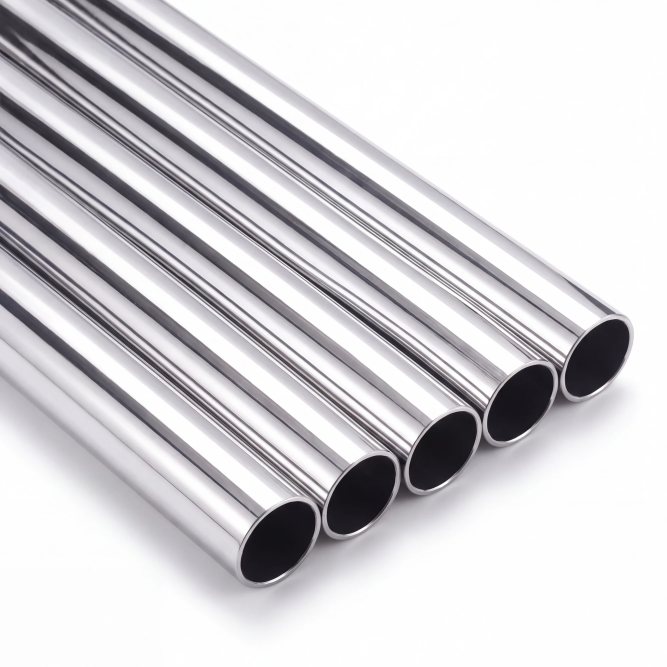
#> input picture amazon-aplus/hauptbild-basis.webp, 2000 x 2000 px (shown at 1/3 size)
$ python build_aplus.py
#> lines starting #> are read from the running program, lines starting #| are printed output that depends on the picture; after the words box and inside, x2 and y2 are one past the last pixel; in counts of white or black regions, pixels touching at a corner belong together
"""A+-Bilder für das Chromrohr (Amazon). Ausgabe: banner, col1-4, passform, wide (JPG)."""
import math
import numpy as np
from PIL import Image, ImageDraw, ImageFont, ImageFilter

IB = '/usr/share/fonts/opentype/inter/Inter-Bold.otf'
IS = '/usr/share/fonts/opentype/inter/Inter-SemiBold.otf'
IR = '/usr/share/fonts/opentype/inter/Inter-Regular.otf'
NAVY = (31, 58, 95); INK = (34, 34, 34); MUTED = (96, 104, 114)
base = Image.open('hauptbild-basis.webp').convert('RGB')
#> base is the input picture: PIL image 2000x2000 RGB; mean R, G, B 210.9, 209.3, 212.5


def font(p, s):
    return ImageFont.truetype(p, s)


def save(im, name, q=93):
    im.convert('RGB').save(name + '.jpg', quality=q)


def bgrad(w, h, a=246, b=232):
    y = np.linspace(0, 1, h)[:, None]
    v = (a - (a - b) * y ** 1.3) * np.ones((1, w))
    return Image.fromarray(np.stack([v, v, v + 1], -1).clip(0, 255).astype(np.uint8))


def env(phi):
    v = 0.58 + 0.12 * np.cos(phi - 0.6)
    v += 0.40 * np.exp(-((phi - 1.0) / 0.40) ** 2)
    v += 0.30 * np.exp(-((phi + 0.85) / 0.30) ** 2)
    v -= 0.46 * np.exp(-((phi - 0.05) / 0.18) ** 2)
    v -= 0.28 * np.exp(-((phi + 1.9) / 0.28) ** 2)
    v -= 0.24 * np.exp(-((phi - 2.5) / 0.24) ** 2)
    return np.clip(v, 0.08, 1.0)


def tube_strip(L, D):
    """horizontales Chromrohr als RGB-Array (D x L)."""
    ys = (np.arange(D) + 0.5 - D / 2) / (D / 2)
    th = np.arcsin(np.clip(ys, -1, 1))
    sh = env(2 * th)[:, None] * np.ones((1, L))
    sh *= 1 + 0.04 * np.sin(np.linspace(0, 8, L))[None, :]
    return np.stack([sh * 236 + 14, sh * 238 + 15, sh * 244 + 11], -1).clip(0, 255)


def paste_tube(im, x, y, L, D, openend=True):
    arr = np.array(im).astype(np.float32)
    strip = tube_strip(L, D)
    # Silhouette (abgerundete Kanten durch Alpha)
    yy = (np.arange(D) + 0.5 - D / 2) / (D / 2)
    al = np.clip((1 - np.abs(yy)) * D / 2 / 1.5, 0, 1)[:, None] * np.ones((1, L))
    # Schatten
    sh = Image.new('L', im.size, 0)
    ImageDraw.Draw(sh).rectangle([x + 6, y + D * 0.78, x + L - 6, y + D * 1.02], fill=255)
    sh = np.array(sh.filter(ImageFilter.GaussianBlur(D * 0.14))).astype(np.float32) / 255
    arr *= (1 - 0.22 * sh[..., None])
    reg = arr[y:y + D, x:x + L]
    arr[y:y + D, x:x + L] = reg * (1 - al[..., None]) + strip * al[..., None]
    out = Image.fromarray(arr.clip(0, 255).astype(np.uint8))
    if openend:
        d = ImageDraw.Draw(out)
        rx = D * 0.17
        d.ellipse([x - rx, y, x + rx, y + D], fill=(226, 228, 232))
        d.ellipse([x - rx * 0.62, y + D * 0.09, x + rx * 0.62, y + D * 0.91], fill=(14, 14, 16))
    return out


# ---------- Banner 1940x1200 ----------
b = base.crop((0, 380, 2000, 380 + 1237)).resize((1940, 1200), Image.LANCZOS)
save(b, 'banner')

# ---------- Spalte 1: drei Längen ----------
S = 2
W = H = 440 * S
im = bgrad(W, H)
D = 62 * S
pxcm = 4.1 * S
lengths = [75, 50, 35]
y0 = 118 * S
for i, cm in enumerate(lengths):
    L = int(cm * pxcm)
    im = paste_tube(im, 40 * S, y0 + i * 100 * S, L, D)
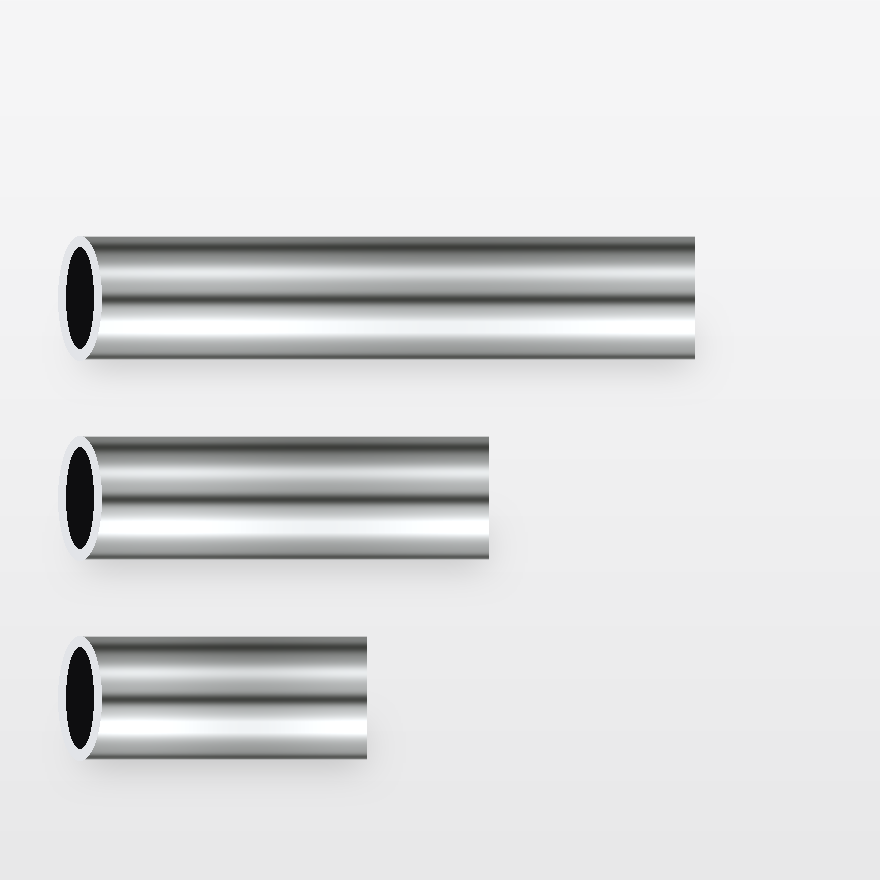
#> im: PIL image 880x880 RGB; mean R, G, B 221.8, 222.2, 223
d = ImageDraw.Draw(im)
f = font(IS, 22 * S)
for i, cm in enumerate(lengths):
    L = int(cm * pxcm)
    d.text((40 * S + L + 14 * S, y0 + i * 100 * S + D / 2 - 15 * S), f'{cm} cm', font=f, fill=INK)
d.text((40 * S, 36 * S), 'Drei Längen', font=font(IB, 34 * S), fill=NAVY)
d.text((40 * S, 78 * S), 'Systemmaß 350 · 500 · 750 mm', font=font(IR, 19 * S), fill=MUTED)
save(im.resize((440, 440), Image.LANCZOS) if False else im, 'col1')

# ---------- Spalte 2: Nahaufnahme Rohrenden ----------
c = base.crop((1090, 900, 1770, 1580)).resize((880, 880), Image.LANCZOS)
save(c, 'col2')

# ---------- Spalte 3: Querschnitt mit Maßen ----------
W = H = 880
S3 = 2
im = bgrad(W * S3, H * S3)
#> im: PIL image 1760x1760 RGB
d = ImageDraw.Draw(im)
cx, cy = 440 * S3, 380 * S3
R_o = 235 * S3
R_i = R_o * (1 - 2 * 1.2 / 19)
# Ring (Chrom-Verlauf)
ring = np.zeros((H * S3, W * S3, 3), np.float32)
yy, xx = np.mgrid[0:H * S3, 0:W * S3].astype(np.float32)
rr = np.sqrt((xx - cx) ** 2 + (yy - cy) ** 2)
ang = np.arctan2(yy - cy, xx - cx)
for ch, v0 in enumerate((0, 0, 0)):
    pass
shade = 0.62 + 0.30 * np.cos(ang + 2.4) + 0.12 * np.cos(2 * ang - 0.6)
shade = np.clip(shade, 0.15, 1)
ringcol = np.stack([shade * 236 + 14, shade * 238 + 15, shade * 244 + 11], -1)
bore = np.stack([np.full_like(rr, 18) + 40 * np.clip((yy - cy) / R_i, 0, 1) ** 2] * 3, -1)
a_ring = np.clip((R_o - rr) / 2, 0, 1)
a_bore = np.clip((R_i - rr) / 2, 0, 1)
arr = np.array(im).astype(np.float32)
arr = arr * (1 - a_ring[..., None]) + ringcol * a_ring[..., None]
arr = arr * (1 - a_bore[..., None]) + bore * a_bore[..., None]
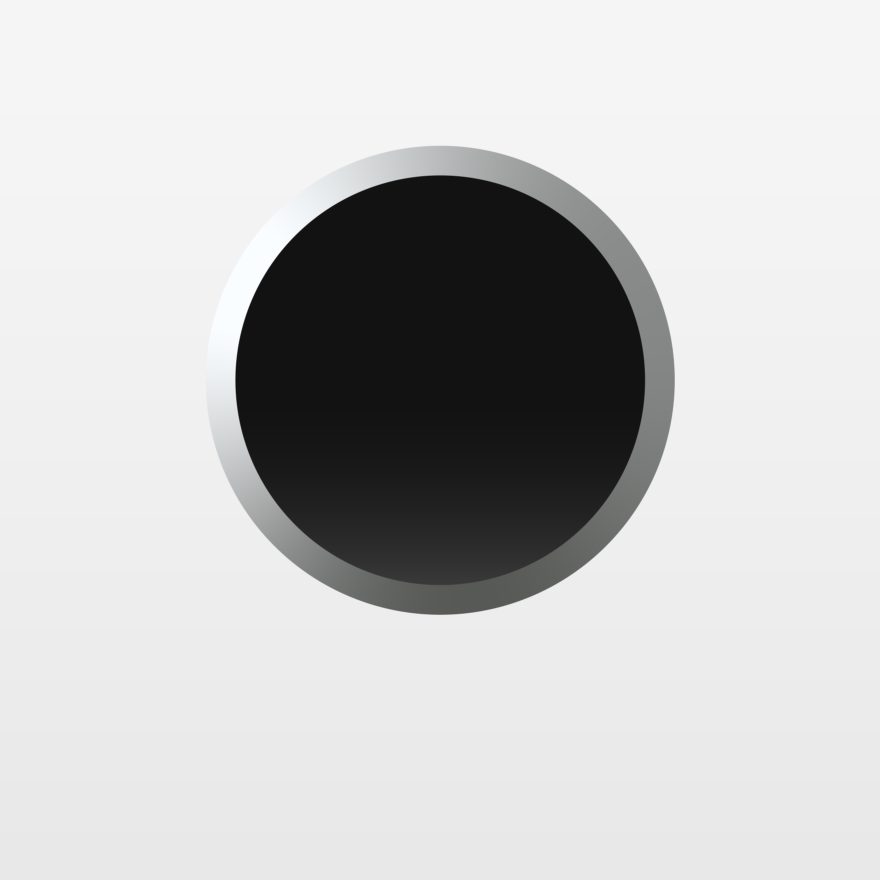
#> arr: shape (1760, 1760, 3) float32 (shown at 1/2 size); mean R, G, B 196.6, 196.7, 198.7
im = Image.fromarray(arr.clip(0, 255).astype(np.uint8))
d = ImageDraw.Draw(im)
# Durchmesser-Bemaßung
yd = cy + R_o + 60 * S3
def arrow(d, p0, p1, col, w=3 * S3, h=16 * S3):
#> called with p0 = (410, 1350), p1 = (1350, 1350), col = (31, 58, 95), w = 6, h = 32
    d.line([p0, p1], fill=col, width=w)
    for (a, bq) in ((p0, p1), (p1, p0)):
        ang_ = math.atan2(bq[1] - a[1], bq[0] - a[0])
        pts = [a, (a[0] + h * math.cos(ang_ + 0.3), a[1] + h * math.sin(ang_ + 0.3)), (a[0] + h * math.cos(ang_ - 0.3), a[1] + h * math.sin(ang_ - 0.3))]
        d.polygon(pts, fill=col)
d.line([(cx - R_o, cy + 4 * S3), (cx - R_o, yd + 12 * S3)], fill=MUTED, width=2 * S3)
d.line([(cx + R_o, cy + 4 * S3), (cx + R_o, yd + 12 * S3)], fill=MUTED, width=2 * S3)
arrow(d, (cx - R_o, yd), (cx + R_o, yd), NAVY)
f = font(IB, 50 * S3)
t = 'Ø ca. 19 mm'
bb = d.textbbox((0, 0), t, font=f)
#> bb = (0, 20, 587, 101)
d.text((cx - (bb[2] - bb[0]) / 2, yd + 26 * S3), t, font=f, fill=NAVY)
# Wandstärke
wx, wy = cx + (R_o + R_i) / 2 * math.cos(-0.5), cy + (R_o + R_i) / 2 * math.sin(-0.5)
d.line([(wx, wy), (wx + 30 * S3, wy - 70 * S3)], fill=NAVY, width=3 * S3)
d.ellipse([wx - 5 * S3, wy - 5 * S3, wx + 5 * S3, wy + 5 * S3], fill=NAVY)
f2 = font(IS, 28 * S3)
t = 'Wandstärke ca. 1,2 mm'
bb = d.textbbox((0, 0), t, font=f2)
#> bb = (0, 12, 627, 66)
d.text((wx + 30 * S3 - (bb[2] - bb[0]) / 2 + 40 * S3, wy - 70 * S3 - 44 * S3), t, font=f2, fill=NAVY)
save(im.resize((880, 880), Image.LANCZOS), 'col3')

# ---------- Spalte 4: Systemmaß (Kugelmitte zu Kugelmitte) ----------
S4 = 2
W = H = 880
im = bgrad(W * S4, H * S4)
x1, x2 = 130 * S4, 750 * S4
yc = 440 * S4
Rb = 78 * S4
Dt = 62 * S4
# Rohr (unter den Kugeln)
tube_L = x2 - x1
im = paste_tube(im, x1, int(yc - Dt / 2), int(tube_L), int(Dt), openend=False)
#> call 4 of paste_tube, with x = 260, y = 818, L = 1240, D = 124, openend = False
#> in paste_tube (call 4), `sh = Image.new('L', im.size, 0)`: sh: PIL image 1760x1760 L; every value is 0
#> in paste_tube (call 4), `ImageDraw.Draw(sh).rectangle([x + 6, y + D * 0.78, x + L - 6, y + D * ..`:
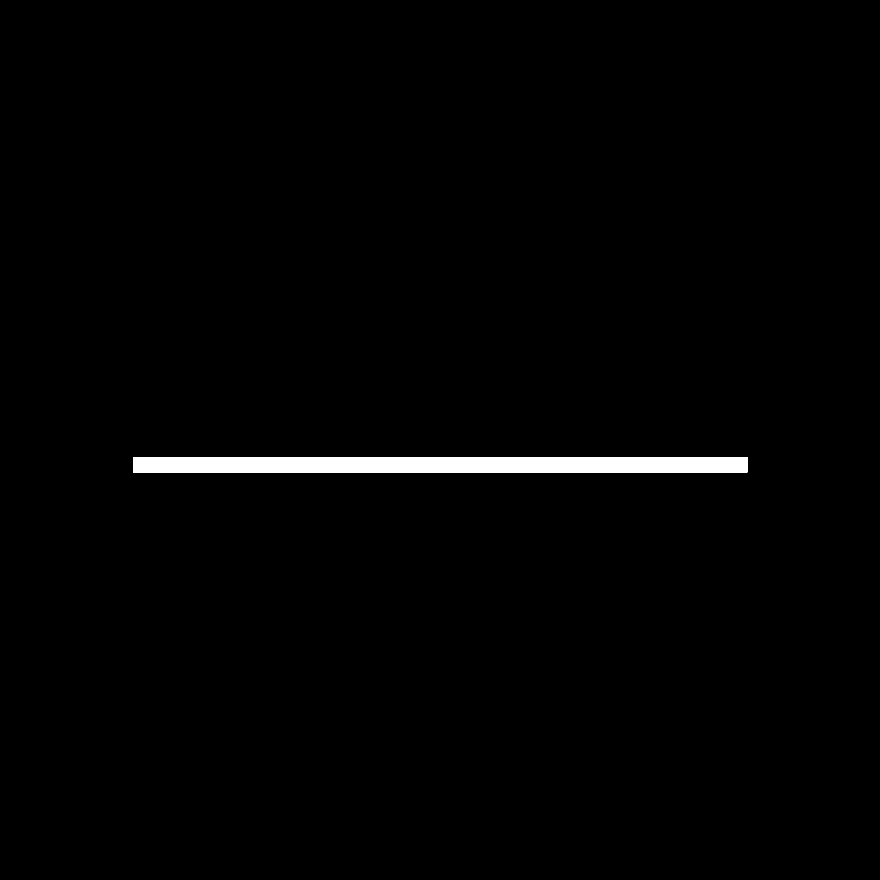
#> sh: PIL image 1760x1760 L (shown at 1/2 size); 1.2% white; 1 white region, box (x1, y1, x2, y2) and area: (266, 914, 1495, 945) 38099
# Kugeln
arr = np.array(im).astype(np.float32)
yy, xx = np.mgrid[0:H * S4, 0:W * S4].astype(np.float32)
for bx in (x1, x2):
    nx = (xx - bx) / Rb; ny = (yy - yc) / Rb
    r2 = nx ** 2 + ny ** 2
    m = r2 <= 1
    nz = np.sqrt(np.clip(1 - r2, 0, 1))
    # Spiegelrichtung aus Kamera (0,0,1)
    rx_, ry_, rz_ = 2 * nz * nx, 2 * nz * ny, 2 * nz * nz - 1
    el = np.arcsin(np.clip(-ry_, -1, 1))
    v = env(el * 1.2 + 0.25 * rx_)
    col = np.stack([v * 236 + 14, v * 238 + 15, v * 244 + 11], -1)
    al = np.clip((1 - np.sqrt(r2)) * Rb / 1.5, 0, 1)
    arr = arr * (1 - al[..., None]) + col * al[..., None]
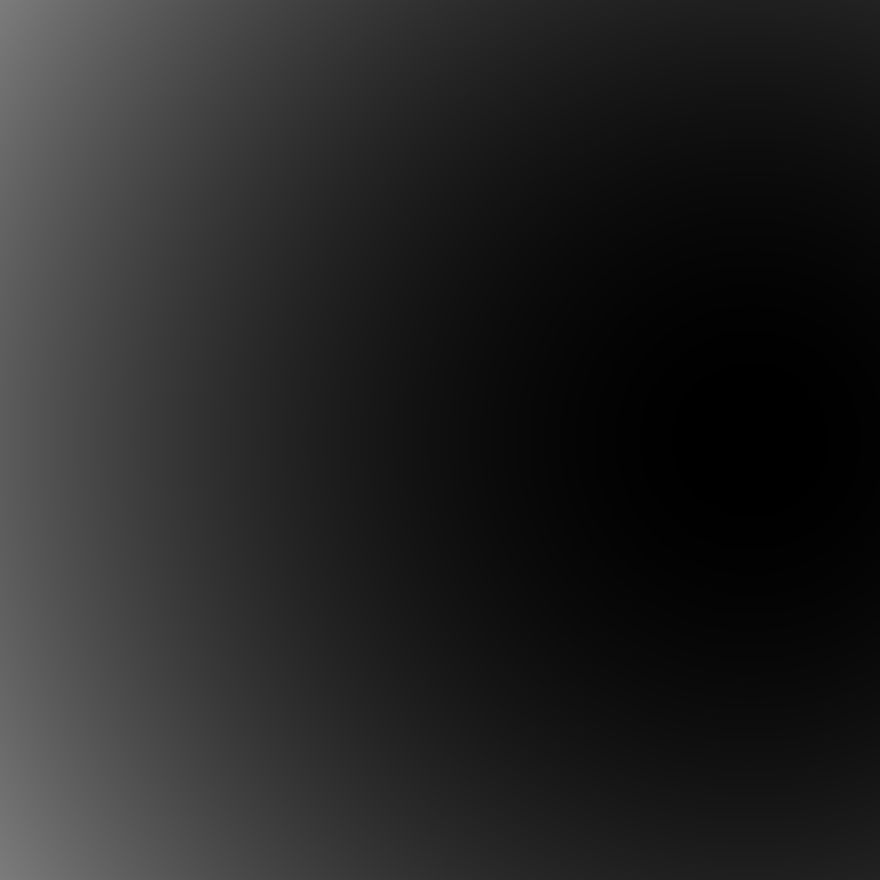
#> r2: shape (1760, 1760) float32 (shown at 1/2 size); min 0, max 124.3, mean 37
im = Image.fromarray(arr.clip(0, 255).astype(np.uint8))
d = ImageDraw.Draw(im)
# Mittellinien
for bx in (x1, x2):
    d.line([(bx, yc - Rb - 20 * S4), (bx, yc - Rb - 150 * S4)], fill=MUTED, width=2 * S4)
arrow(d, (x1, yc - Rb - 110 * S4), (x2, yc - Rb - 110 * S4), NAVY, w=3 * S4, h=18 * S4)
f = font(IB, 40 * S4)
t = 'Systemmaß 750 mm'
bb = d.textbbox((0, 0), t, font=f)
#> bb = (0, 19, 800, 95)
d.text(((x1 + x2) / 2 - (bb[2] - bb[0]) / 2, yc - Rb - 108 * S4 - 62 * S4), t, font=f, fill=NAVY)
f = font(IR, 26 * S4)
t = 'Abstand der Achsmitten (Kugelmitte – Kugelmitte)'
bb = d.textbbox((0, 0), t, font=f)
#> bb = (0, 8, 1220, 62)
d.text(((x1 + x2) / 2 - (bb[2] - bb[0]) / 2, yc - Rb - 108 * S4 + 14 * S4), t, font=f, fill=MUTED)
# effektive Länge
ex1, ex2 = x1 + 9 * (x2 - x1) / 750, x2 - 9 * (x2 - x1) / 750
yl = yc + Rb + 100 * S4
for ex in (ex1, ex2):
    d.line([(ex, yc + Dt / 2 + 6 * S4), (ex, yl + 14 * S4)], fill=MUTED, width=2 * S4)
arrow(d, (ex1, yl), (ex2, yl), INK, w=3 * S4, h=18 * S4)
f = font(IB, 36 * S4)
t = 'effektive Länge ca. 732 mm'
bb = d.textbbox((0, 0), t, font=f)
#> bb = (0, 14, 966, 86)
d.text(((x1 + x2) / 2 - (bb[2] - bb[0]) / 2, yl + 26 * S4), t, font=f, fill=INK)
f = font(IR, 26 * S4)
t = 'Systemmaß minus ca. 18 mm'
bb = d.textbbox((0, 0), t, font=f)
#> bb = (0, 12, 714, 62)
d.text(((x1 + x2) / 2 - (bb[2] - bb[0]) / 2, yl + 76 * S4), t, font=f, fill=MUTED)
save(im.resize((880, 880), Image.LANCZOS), 'col4')

# ---------- Passform: echtes Foto ----------
p = Image.open('foto-rohre-1799.jpg').convert('RGB')
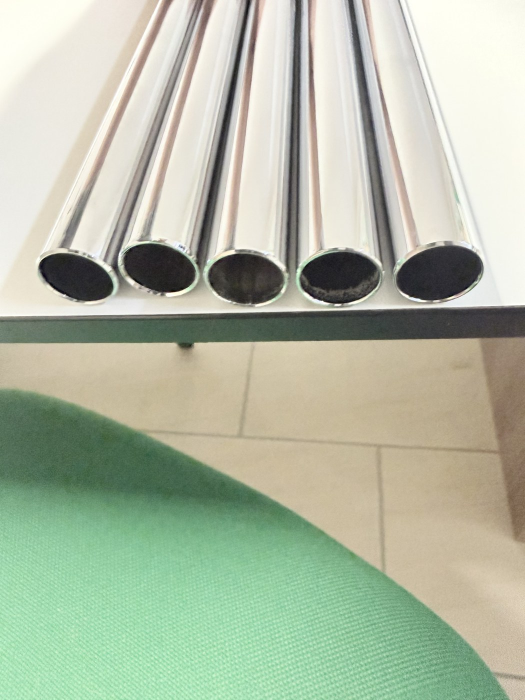
#> input picture amazon-aplus/foto-rohre-1799.jpg, 1050 x 1400 px (shown at 1/2 size)
#> p is the input picture: PIL image 1050x1400 RGB; mean R, G, B 176.4, 186.1, 164.6
w, h = p.size
#> w = 1050; h = 1400
sq = p.crop((200, 0, 200 + 640, 640)).resize((900, 900), Image.LANCZOS)
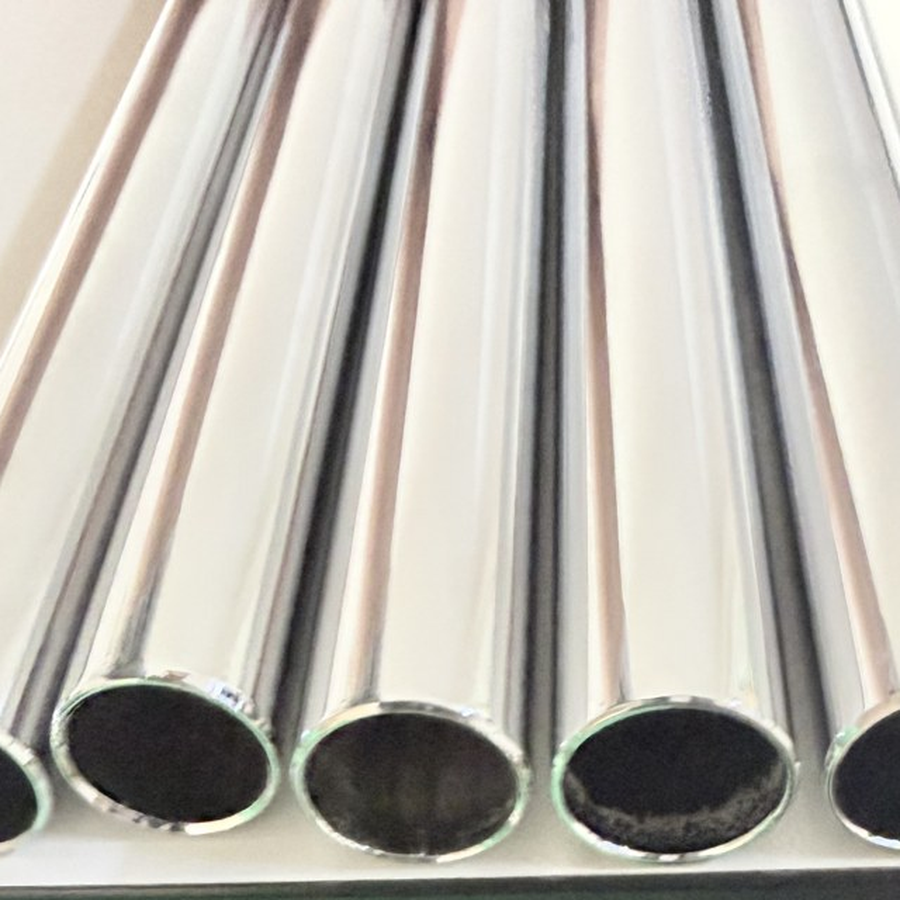
#> sq: PIL image 900x900 RGB; mean R, G, B 185.8, 181.8, 174.3
save(sq, 'passform')

# ---------- Breites Bild 1940x600 (Textfeld rechts von Amazon) ----------
wd = base.crop((0, 120, 2000, 120 + 619)).resize((1940, 600), Image.LANCZOS)
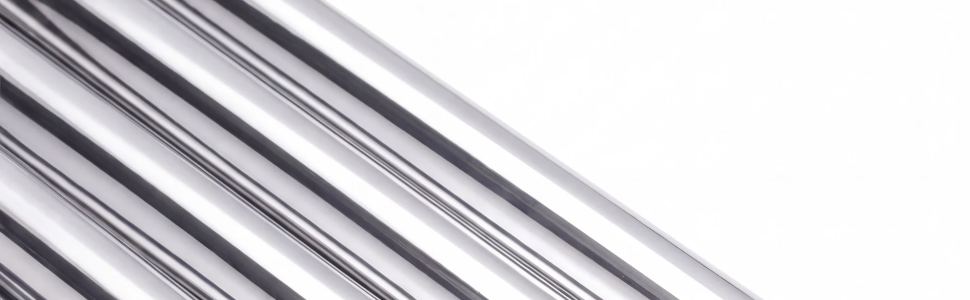
#> wd: PIL image 1940x600 RGB (shown at 1/2 size); mean R, G, B 213.3, 211.9, 215.4
save(wd, 'wide')
print('ok')
